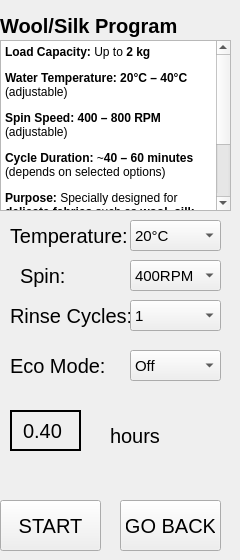
    <widget class="QWidget" name="woolSilkPage">
     <widget class="QLabel" name="woolsilkTitle">
      <property name="geometry">
       <rect>
        <x>0</x>
        <y>0</y>
        <width>191</width>
        <height>51</height>
       </rect>
      </property>
      <property name="styleSheet">
       <string notr="true">QLabel {
font-size:20px;
font-weight:bold;
}</string>
      </property>
      <property name="text">
       <string>Wool/Silk Program</string>
      </property>
     </widget>
     <widget class="QTextEdit" name="textEdit_4">
      <property name="geometry">
       <rect>
        <x>0</x>
        <y>40</y>
        <width>231</width>
        <height>171</height>
       </rect>
      </property>
      <property name="html">
       <string>&lt;!DOCTYPE HTML PUBLIC &quot;-//W3C//DTD HTML 4.0//EN&quot; &quot;http://www.w3.org/TR/REC-html40/strict.dtd&quot;&gt;
&lt;html&gt;&lt;head&gt;&lt;meta name=&quot;qrichtext&quot; content=&quot;1&quot; /&gt;&lt;meta charset=&quot;utf-8&quot; /&gt;&lt;style type=&quot;text/css&quot;&gt;
p, li { white-space: pre-wrap; }
hr { height: 1px; border-width: 0; }
li.unchecked::marker { content: &quot;\2610&quot;; }
li.checked::marker { content: &quot;\2612&quot;; }
&lt;/style&gt;&lt;/head&gt;&lt;body style=&quot; font-family:'Segoe UI'; font-size:9pt; font-weight:400; font-style:normal;&quot;&gt;
&lt;p style=&quot; margin-top:12px; margin-bottom:12px; margin-left:0px; margin-right:0px; -qt-block-indent:0; text-indent:0px;&quot;&gt;&lt;span style=&quot; font-weight:700;&quot;&gt;Load Capacity:&lt;/span&gt; Up to &lt;span style=&quot; font-weight:700;&quot;&gt;2 kg&lt;/span&gt;&lt;/p&gt;
&lt;p style=&quot; margin-top:12px; margin-bottom:12px; margin-left:0px; margin-right:0px; -qt-block-indent:0; text-indent:0px;&quot;&gt;&lt;span style=&quot; font-weight:700;&quot;&gt;Water Temperature:&lt;/span&gt; &lt;span style=&quot; font-weight:700;&quot;&gt;20°C – 40°C&lt;/span&gt; (adjustable)&lt;/p&gt;
&lt;p style=&quot; margin-top:12px; margin-bottom:12px; margin-left:0px; margin-right:0px; -qt-block-indent:0; text-indent:0px;&quot;&gt;&lt;span style=&quot; font-weight:700;&quot;&gt;Spin Speed:&lt;/span&gt; &lt;span style=&quot; font-weight:700;&quot;&gt;400 – 800 RPM&lt;/span&gt; (adjustable)&lt;/p&gt;
&lt;p style=&quot; margin-top:12px; margin-bottom:12px; margin-left:0px; margin-right:0px; -qt-block-indent:0; text-indent:0px;&quot;&gt;&lt;span style=&quot; font-weight:700;&quot;&gt;Cycle Duration:&lt;/span&gt; ~&lt;span style=&quot; font-weight:700;&quot;&gt;40 – 60 minutes&lt;/span&gt; (depends on selected options)&lt;/p&gt;
&lt;p style=&quot; margin-top:12px; margin-bottom:12px; margin-left:0px; margin-right:0px; -qt-block-indent:0; text-indent:0px;&quot;&gt;&lt;span style=&quot; font-weight:700;&quot;&gt;Purpose:&lt;/span&gt; Specially designed for &lt;span style=&quot; font-weight:700;&quot;&gt;delicate fabrics&lt;/span&gt; such as &lt;span style=&quot; font-weight:700;&quot;&gt;wool&lt;/span&gt;, &lt;span style=&quot; font-weight:700;&quot;&gt;silk&lt;/span&gt;, and &lt;span style=&quot; font-weight:700;&quot;&gt;fine knits&lt;/span&gt;. This cycle provides a gentle wash with reduced mechanical action and lower temperatures to prevent shrinkage, stretching, or fabric damage. Ideal for hand-wash only items requiring machine care.&lt;/p&gt;&lt;/body&gt;&lt;/html&gt;</string>
      </property>
     </widget>
     <widget class="QLabel" name="tempLabel_4">
      <property name="geometry">
       <rect>
        <x>10</x>
        <y>220</y>
        <width>131</width>
        <height>31</height>
       </rect>
      </property>
      <property name="styleSheet">
       <string notr="true">QLabel{
font-size:20px;
}</string>
      </property>
      <property name="text">
       <string>Temperature:</string>
      </property>
     </widget>
     <widget class="QComboBox" name="woolSilkTempBox">
      <property name="geometry">
       <rect>
        <x>130</x>
        <y>220</y>
        <width>91</width>
        <height>31</height>
       </rect>
      </property>
      <property name="styleSheet">
       <string notr="true">QComboBox{
font-size:15px;
}</string>
      </property>
      <property name="editable">
       <bool>false</bool>
      </property>
      <item>
       <property name="text">
        <string>20°C</string>
       </property>
      </item>
      <item>
       <property name="text">
        <string>30°C</string>
       </property>
      </item>
      <item>
       <property name="text">
        <string>40°C</string>
       </property>
      </item>
     </widget>
     <widget class="QLabel" name="spinLabel_4">
      <property name="geometry">
       <rect>
        <x>20</x>
        <y>260</y>
        <width>61</width>
        <height>31</height>
       </rect>
      </property>
      <property name="styleSheet">
       <string notr="true">QLabel{
font-size:20px;
}</string>
      </property>
      <property name="text">
       <string>Spin:</string>
      </property>
     </widget>
     <widget class="QComboBox" name="woolSilkSpinBox">
      <property name="geometry">
       <rect>
        <x>130</x>
        <y>260</y>
        <width>91</width>
        <height>31</height>
       </rect>
      </property>
      <property name="styleSheet">
       <string notr="true">QComboBox{
font-size:15px;
}</string>
      </property>
      <property name="editable">
       <bool>false</bool>
      </property>
      <item>
       <property name="text">
        <string>400RPM</string>
       </property>
      </item>
      <item>
       <property name="text">
        <string>600RPM</string>
       </property>
      </item>
      <item>
       <property name="text">
        <string>800RPM</string>
       </property>
      </item>
     </widget>
     <widget class="QLabel" name="rinseLabel_4">
      <property name="geometry">
       <rect>
        <x>10</x>
        <y>300</y>
        <width>131</width>
        <height>31</height>
       </rect>
      </property>
      <property name="styleSheet">
       <string notr="true">QLabel{
font-size:20px;
}</string>
      </property>
      <property name="text">
       <string>Rinse Cycles:</string>
      </property>
     </widget>
     <widget class="QComboBox" name="woolSilkRinseBox">
      <property name="geometry">
       <rect>
        <x>130</x>
        <y>300</y>
        <width>91</width>
        <height>31</height>
       </rect>
      </property>
      <property name="styleSheet">
       <string notr="true">QComboBox{
font-size:15px;
}</string>
      </property>
      <property name="editable">
       <bool>false</bool>
      </property>
      <item>
       <property name="text">
        <string>1</string>
       </property>
      </item>
      <item>
       <property name="text">
        <string>0</string>
       </property>
      </item>
      <item>
       <property name="text">
        <string>2</string>
       </property>
      </item>
      <item>
       <property name="text">
        <string>3</string>
       </property>
      </item>
      <item>
       <property name="text">
        <string/>
       </property>
      </item>
     </widget>
     <widget class="QLabel" name="ecomodeLabel_4">
      <property name="geometry">
       <rect>
        <x>10</x>
        <y>350</y>
        <width>131</width>
        <height>31</height>
       </rect>
      </property>
      <property name="styleSheet">
       <string notr="true">QLabel{
font-size:20px;
}</string>
      </property>
      <property name="text">
       <string>Eco Mode:</string>
      </property>
     </widget>
     <widget class="QComboBox" name="woolSilkEcoModeBox">
      <property name="geometry">
       <rect>
        <x>130</x>
        <y>350</y>
        <width>91</width>
        <height>31</height>
       </rect>
      </property>
      <property name="styleSheet">
       <string notr="true">QComboBox{
font-size:15px;
}</string>
      </property>
      <property name="editable">
       <bool>false</bool>
      </property>
      <item>
       <property name="text">
        <string>Off</string>
       </property>
      </item>
      <item>
       <property name="text">
        <string>On</string>
       </property>
      </item>
     </widget>
     <widget class="QLabel" name="woolSilkHourLabel">
      <property name="geometry">
       <rect>
        <x>10</x>
        <y>410</y>
        <width>71</width>
        <height>41</height>
       </rect>
      </property>
      <property name="styleSheet">
       <string notr="true">QLabel {
font-size:20px;
border:2px solid black;
padding:6px;
}</string>
      </property>
      <property name="text">
       <string>0.40</string>
      </property>
     </widget>
     <widget class="QLabel" name="label_5">
      <property name="geometry">
       <rect>
        <x>110</x>
        <y>420</y>
        <width>81</width>
        <height>31</height>
       </rect>
      </property>
      <property name="styleSheet">
       <string notr="true">QLabel{
font-size:20px;
}</string>
      </property>
      <property name="text">
       <string>hours</string>
      </property>
     </widget>
     <widget class="QPushButton" name="woolSilkStartButt">
      <property name="geometry">
       <rect>
        <x>0</x>
        <y>500</y>
        <width>101</width>
        <height>51</height>
       </rect>
      </property>
      <property name="styleSheet">
       <string notr="true">QPushButton{
font-size:20px;
padding:5px;
}</string>
      </property>
      <property name="text">
       <string>START</string>
      </property>
     </widget>
     <widget class="QPushButton" name="woolSilkBackButton">
      <property name="geometry">
       <rect>
        <x>120</x>
        <y>500</y>
        <width>101</width>
        <height>51</height>
       </rect>
      </property>
      <property name="styleSheet">
       <string notr="true">QPushButton{
font-size:20px;
padding:5px;
}</string>
      </property>
      <property name="text">
       <string>GO BACK</string>
      </property>
     </widget>
    </widget>
